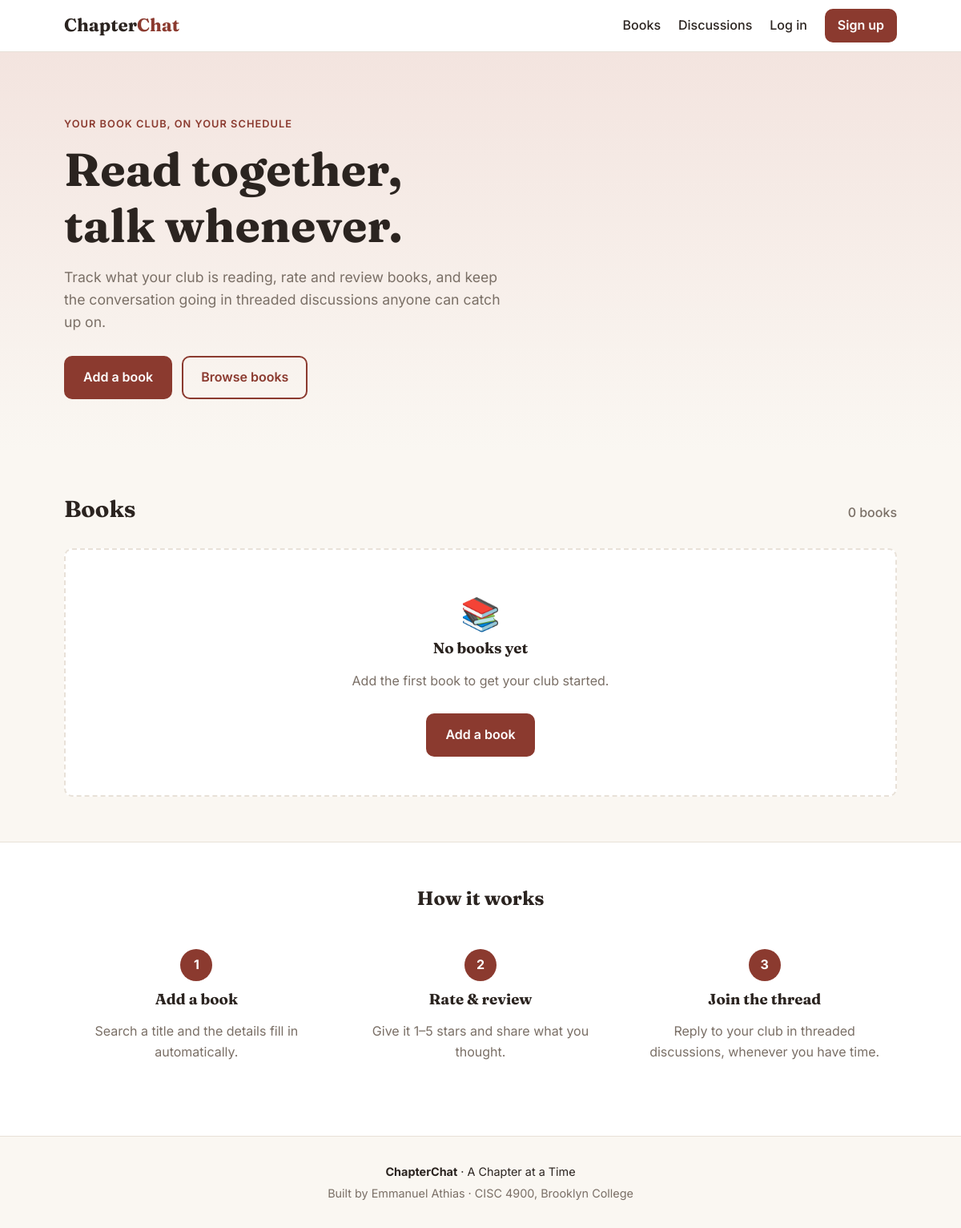
Before: / with the older database file.
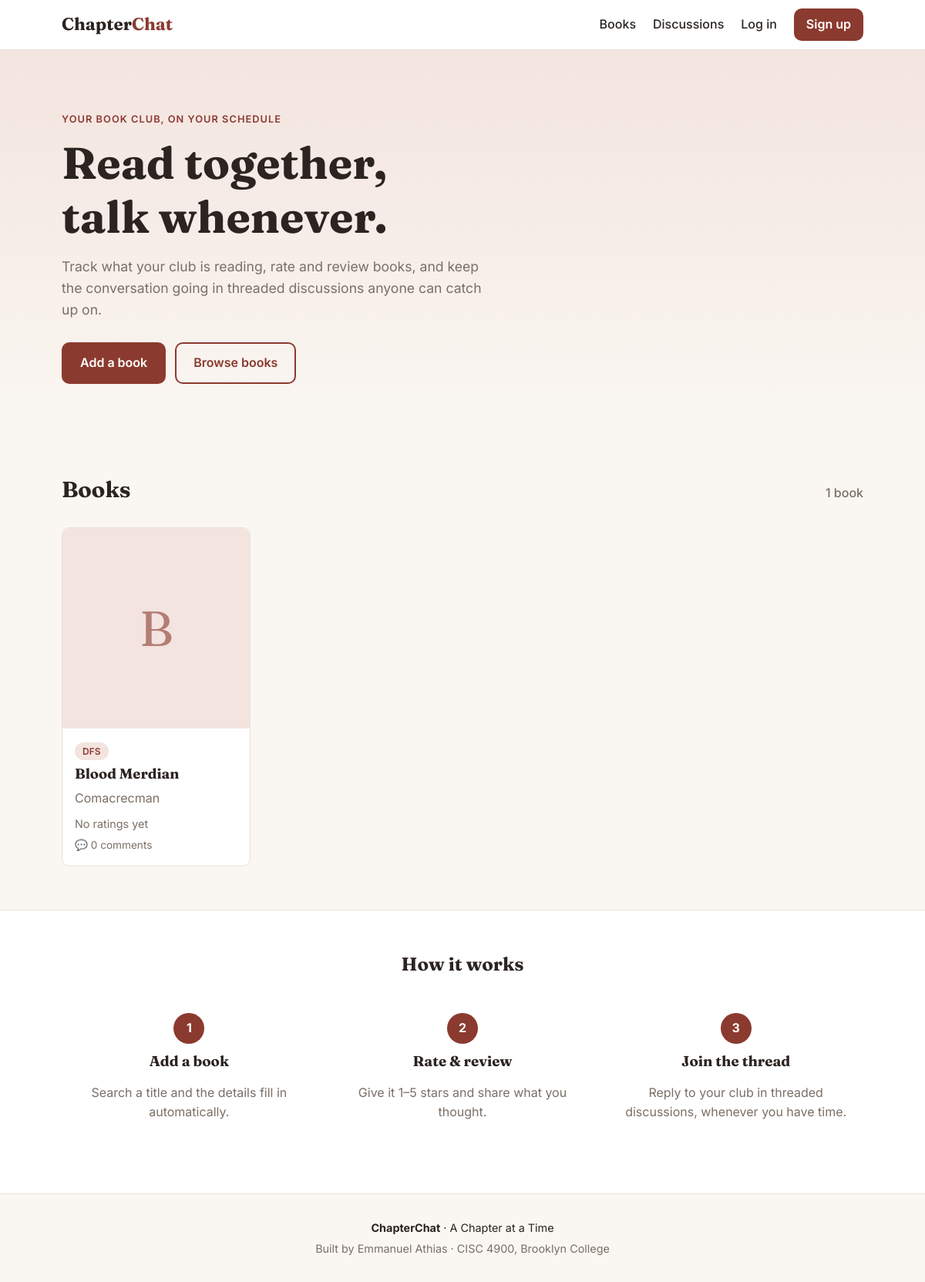
After: the same page with the newer database file.
### backend/models.py (models this page shows, shortened)
class Book(db.Model):
    __tablename__ = "books"
    id = db.Column(db.Integer, primary_key=True)
    title = db.Column(db.String(200), nullable=False)
    author = db.Column(db.String(150), nullable=False)
    genre = db.Column(db.String(80))
    cover_image = db.Column(db.String(500))  # URL (e.g. from Google Books API)
    created_at = db.Column(db.DateTime, default=datetime.utcnow)
    reviews = db.relationship("Review", back_populates="book", cascade="all, delete-orphan")
    discussions = db.relationship("Discussion", back_populates="book", cascade="all, delete-orphan")
    def average_rating(self):
        if not self.reviews:
            return None
        return round(sum(r.rating for r in self.reviews) / len(self.reviews), 1)

### backend/routes/main_routes.py (the view)
@main.route("/")
def index():
    books = Book.query.all()
    return render_template("index.html", books=books)

### frontend/templates/index.html (shortened to what this page needs)
{% extends "base.html" %}
{% block content %}
<section class="hero">
    <div class="container">
        <p class="eyebrow">Your book club, on your schedule</p>
        <h1>Read together,<br>talk whenever.</h1>
        <p class="hero-text">
            Track what your club is reading, rate and review books, and keep the
            conversation going in threaded discussions anyone can catch up on.
        </p>
        <div class="hero-actions">
            <a href= "{{ url_for('books.add_book') }}" class="btn">Add a book</a>
            <a href="#books" class="btn btn-outline">Browse books</a>
        </div>
    </div>
</section>
<section id="books" class="section">
    <div class="container">
        <div class="section-header">
            <h2>Books</h2>
            <span class="count">{{ books|length }} {{ "book" if books|length == 1 else "books" }}</span>
        </div>
        {% if books %}
            <div class="book-grid">
                {% for book in books %}
                    <a href="{{ url_for('books.book_detail', book_id=book.id) }}" class="book-card">
                        <div class="cover">
                            {% if book.cover_image %}
                                <img src="{{ book.cover_image }}" alt="Cover of {{ book.title }}">
                            {% else %}
                                <span class="cover-placeholder">{{ book.title[0] }}</span>
                            {% endif %}
                        </div>
                        <div class="book-info">
                            {% if book.genre %}
                                <span class="tag">{{ book.genre }}</span>
                            {% endif %}
                            <h3>{{ book.title }}</h3>
                            <p class="author">{{ book.author }}</p>
                            {% set avg = book.average_rating() %}
                            <div class="rating">
                                {% if avg %}
                                    <span class="stars">
                                        {% for i in range(1, 6) %}{{ "★" if i <= avg|round|int else "☆" }}{% endfor %}
                                    </span>
                                    <span class="muted">{{ avg }} ({{ book.reviews|length }})</span>
                                {% else %}
                                    <span class="muted">No ratings yet</span>
                                {% endif %}
                            </div>
                            <p class="meta muted">
                                💬 {{ book.discussions|length }}
                                {{ "comment" if book.discussions|length == 1 else "comments" }}
                            </p>
                        </div>
                    </a>
                {% endfor %}
            </div>
        {% else %}
            <div class="empty-state">
                <p class="empty-icon">📚</p>
                <h3>No books yet</h3>
                <p class="muted">Add the first book to get your club started.</p>
                <a href="#" class="btn">Add a book</a>
            </div>
        {% endif %}
    </div>
</section>
<section class="section section-alt">
    <div class="container">
        <h2 class="center">How it works</h2>
        <div class="steps">
            <div class="step">
                <span class="step-num">1</span>
                <h3>Add a book</h3>
                <p class="muted">Search a title and the details fill in automatically.</p>
            </div>
            <div class="step">
                <span class="step-num">2</span>
                <h3>Rate &amp; review</h3>
                <p class="muted">Give it 1–5 stars and share what you thought.</p>
            </div>
            <div class="step">
                <span class="step-num">3</span>
                <h3>Join the thread</h3>
                <p class="muted">Reply to your club in threaded discussions, whenever you have time.</p>
            </div>
        </div>
    </div>
</section>
{% endblock %}

### frontend/templates/base.html (shortened to what this page needs)
<!DOCTYPE html>
<html lang="en">
<head>
    <link rel="stylesheet" href="{{ url_for('static', filename='css/style.css') }}">
</head>
<body>
    <nav class="navbar">
        <div class="container nav-inner">
            <a href="{{ url_for('main.index') }}" class="logo">Chapter<span>Chat</span></a>
            <ul class="nav-links">
                <li><a href="{{ url_for('main.index') }}">Books</a></li>
                <li><a href="#">Discussions</a></li>
                <li><a href="#">Log in</a></li>
                <li><a href="#" class="btn btn-small">Sign up</a></li>
            </ul>
        </div>
    </nav>
    <main>
        {% block content %}{% endblock %}
    </main>
    <footer class="footer">
        <div class="container">
            <p><strong>ChapterChat</strong> · A Chapter at a Time</p>
            <p class="muted">Built by Emmanuel Athias · CISC 4900, Brooklyn College</p>
        </div>
    </footer>
</body>
</html>

### frontend/static/css/style.css (style rules this page uses)
:root { --bg: #faf7f2; --surface: #ffffff; --text: #2b2420; --muted: #7a6f66; --border: #e8e1d8; --accent: #8b3a2f; --accent-dark: #6e2c23; --accent-soft: #f3e4df; --star: #d49a2a; --radius: 10px; }
* { box-sizing: border-box; }
body { margin: 0; font-family: "Inter", system-ui, sans-serif; color: var(--text); background: var(--bg); line-height: 1.6; }
h1, h2, h3 { font-family: "Fraunces", Georgia, serif; line-height: 1.2; margin: 0 0 8px; }
a { color: inherit; text-decoration: none; }
.container { max-width: 1080px; margin: 0 auto; padding: 0 20px; }
.muted { color: var(--muted); }
.center { text-align: center; }
.btn { display: inline-block; background: var(--accent); color: #fff; padding: 12px 22px; border-radius: var(--radius); font-weight: 600; border: 2px solid var(--accent); transition: background 0.15s; }
.btn-outline { background: transparent; color: var(--accent); }
.btn-small { padding: 6px 14px; color: #fff !important; }
.navbar { background: var(--surface); border-bottom: 1px solid var(--border); position: sticky; top: 0; z-index: 10; }
.nav-inner { display: flex; justify-content: space-between; align-items: center; height: 64px; }
.logo { font-family: "Fraunces", Georgia, serif; font-size: 1.4rem; font-weight: 700; }
.logo span { color: var(--accent); }
.nav-links { display: flex; gap: 22px; align-items: center; list-style: none; margin: 0; padding: 0; font-weight: 500; }
.hero { padding: 80px 0 64px; background: linear-gradient(180deg, var(--accent-soft) 0%, var(--bg) 100%); }
.eyebrow { color: var(--accent); font-weight: 600; text-transform: uppercase; letter-spacing: 0.08em; font-size: 0.8rem; margin: 0 0 12px; }
.hero h1 { font-size: clamp(2.2rem, 5vw, 3.6rem); }
.hero-text { max-width: 560px; font-size: 1.1rem; color: var(--muted); margin: 16px 0 28px; }
.hero-actions { display: flex; gap: 12px; flex-wrap: wrap; }
.section { padding: 56px 0; }
.section-alt { background: var(--surface); border-top: 1px solid var(--border); }
.section-header { display: flex; align-items: baseline; justify-content: space-between; margin-bottom: 24px; }
.section-header h2 { font-size: 1.8rem; }
.count { color: var(--muted); font-weight: 500; }
.book-grid { display: grid; grid-template-columns: repeat(auto-fill, minmax(220px, 1fr)); gap: 20px; }
.book-card { display: block; background: var(--surface); border: 1px solid var(--border); border-radius: var(--radius); overflow: hidden; transition: transform 0.15s, box-shadow 0.15s; }
.cover { aspect-ratio: 2 / 3; background: var(--accent-soft); display: flex; align-items: center; justify-content: center; max-height: 260px; width: 100%; }
.cover-placeholder { font-family: "Fraunces", Georgia, serif; font-size: 4rem; color: var(--accent); opacity: 0.6; }
.book-info { padding: 16px; }
.book-info h3 { font-size: 1.15rem; margin-top: 6px; }
.author { margin: 0 0 8px; color: var(--muted); }
.tag { display: inline-block; background: var(--accent-soft); color: var(--accent); font-size: 0.75rem; font-weight: 600; padding: 2px 10px; border-radius: 999px; }
.rating { display: flex; gap: 8px; align-items: center; font-size: 0.9rem; }
.meta { font-size: 0.85rem; margin: 6px 0 0; }
.steps { display: grid; grid-template-columns: repeat(auto-fit, minmax(220px, 1fr)); gap: 24px; margin-top: 28px; }
.step { text-align: center; padding: 20px; }
.step-num { display: inline-flex; align-items: center; justify-content: center; width: 40px; height: 40px; border-radius: 50%; background: var(--accent); color: #fff; font-weight: 700; margin-bottom: 12px; }
.footer { border-top: 1px solid var(--border); padding: 28px 0; text-align: center; font-size: 0.9rem; }
.footer p { margin: 4px 0; }

Changed rows visible on the page:
added Book: title "B", genre "DFS", title "Blood Merdian", author "Comacrecman", discussions|length "0", discussions "comments"
Other visible differences:
{{ books|length }}: "0" → "1"
{{ "book" if books|length == 1 else "books" }}: "books" → "book"
text no longer shown: "📚 No books yet Add the first book to get your club started. Add a book"
